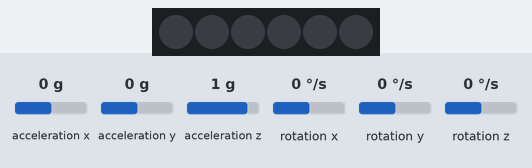
A sketch run on a simulated Arduino Uno, built for the host (arithmetic inside an expression is 32-bit, double 64-bit). Parts: 6 RGB LEDs in strip order, left to right. Wiring (inferred from the names in the program): MPU-6050 motion sensor at I2C address 0x68. Inputs (shaded band) come from the test bench; at power-on: acceleration x 0 g, acceleration y 0 g, acceleration z 1 g, rotation x 0 °/s, rotation y 0 °/s, rotation z 0 °/s. Dim RGB values are drawn brighter than linear.

Above: at 1.3 s.
1.4 s: acceleration x set to -1.4 g
At 1.8 s:
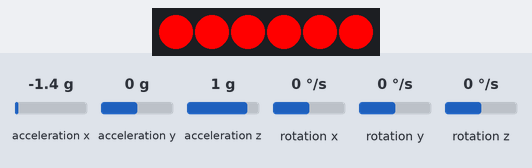
3.0 s: acceleration x set to 0 g
At 3.7 s:
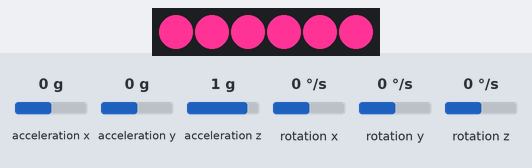
4.6 s: acceleration y set to -1.4 g
At 5.3 s:
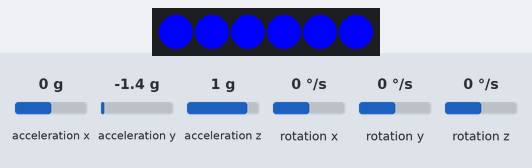
6.2 s: acceleration y set to 0.8 g
At 7.2 s:
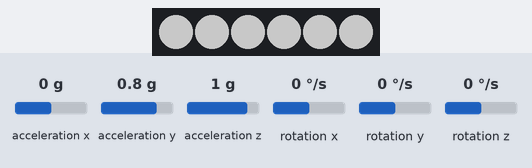
7.8 s: acceleration x set to 0.8 g
At 8.9 s:
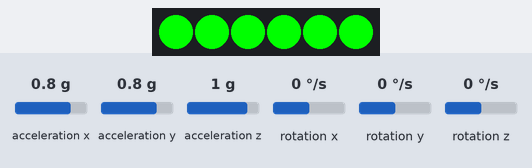
9.4 s: acceleration x set to -0.8 g
At 10.7 s:
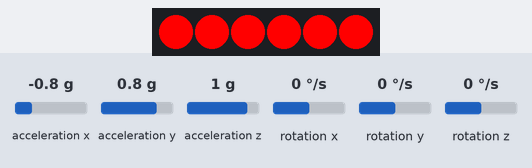
Timing chart, 0 to 12.0 s (numbered marks = the images above; inputs shaded):
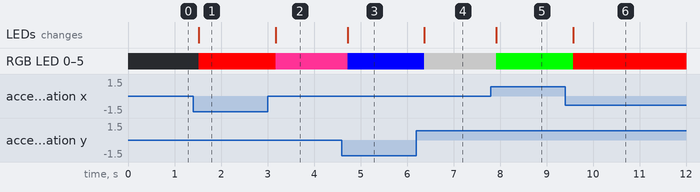

The sketch:

CubeLED_Ver3.ino
```cpp
#include <SoftwareSerial.h>
SoftwareSerial mySerial(10, 11); // RX, TX
#include "Myheader.h"

void control_BT_color();
void control_gyro_color();
void sensing_gyro();

int iGyro_flag = 0;
int iBT_Flag = 0;
int iFlag = 0;


int save_iLedStatus = 0;
const int GYRO = 1;
const int BT = 2;
int sequence = 1;

// Init -----------------------------------------------------------------------------
void setup()
{
    setup_Init();
    sensing_gyro();
    save_iLedStatus = iLedStatus;
}


// Main Function  -----------------------------------------------------------------------------
void loop()                                      // 무한 루프
{
  if(mySerial.available()) { // 블루투스로 입력되는 시리얼 데이터가 있으면
    char ch = mySerial.read(); // ch에 데이터 저장

    if (ch == '#')
      cnt = 0;
    else
      cnt++;

    rgb_data[cnt] = ch; // 블루투스로 넘어온 데이터를 rgb_data에 스트리밍으로 저장

    if (cnt == DATA - 1) { // 블루투스에서 날라온 데이터가 8개가 되면
      Serial.println(); // 시리얼 통신창 개행
      Serial.println(rgb_data); // 입력된 스트리밍 데이터 출력
      number = strtol(&rgb_data[3], NULL, 16); // 스트리밍 데이터를 숫자 데이터로 변경(맨앞 3글자는 필요 없음)

      // 쉬프트 연산과 and 연산을 통해 8bit 씩 데이터를 끊어서 저장
      r = number >> 16 & 0xff;
      g = number >> 8 & 0xff;
      b = number & 0xff;

      // 입력된 데이터를 6개의 LED에 모두 같은색으로 출력
      for (i = 0; i < NUMPIXELS; i++) {
        pixels.setPixelColor(i, pixels.Color(r, g, b));
        pixels.show();
      }
      iGyro_flag = 0;
    }
  }
  else{
    sensing_gyro();                                                   // 자이로값 센싱
    if(save_iLedStatus != iLedStatus){
        save_iLedStatus = iLedStatus;
        iGyro_flag = 1;
    }
  }

  if(iGyro_flag){control_gyro_color();}


}


void sensing_gyro(){
  gyro_Init();
  if ((GyX <= -50) && (GyY >= -10) && (GyZ >= -10))         {
    iLedStatus = 1;
  }
  else if ((GyX >= 50) && (GyY >= -10) && (GyZ >= -10))     {
    iLedStatus = 2;
  }
  else if ((GyX >= -10) && (GyY <= -50) && (GyZ >= -10))    {
    iLedStatus = 3;
  }
  else if ((GyX >= -10) && (GyY >= 50) && (GyZ >= -10))     {
    iLedStatus = 4;
  }
  else if ((GyX >= -10) && (GyY >= -10) && (GyZ <= -50))    {
    iLedStatus = 5;
  }
  else if ((GyX >= -10) && (GyY >= -10) && (GyZ >= 50))     {
    iLedStatus = 6;
  }
  else                                                      {
    iLedStatus = iLedFlag;  // 전 값을 기억하게
  }
}

void control_gyro_color(){

  switch (iLedStatus)
  {
    case 0 :
      rgb_Init();
      break;
    case 1 :
      event_One();
      break;
    case 2 :
      event_Two();
      break;
    case 3 :
      event_Three();
      break;
    case 4 :
      event_Four();
      break;
    case 5 :
      event_Five();
      break;
    case 6 :
      event_Six();
      break;
    default :
      iLedStatus = iLedFlag;
      break;
  }
}
```

Myheader.h
```cpp
#include <Adafruit_NeoPixel.h>
#include<Wire.h>

const int MPU_addr = 0x68;                // I2C address of the MPU-6050
int16_t GyX, GyY, GyZ;
int iLedStatus = 0;
int iLedFlag = 0;

// Defines  -----------------------------------------------------------------------------
#define NUMPIXELS       6
#define PIN             6
#define DATA            9

Adafruit_NeoPixel pixels = Adafruit_NeoPixel(NUMPIXELS, PIN, NEO_GRB + NEO_KHZ800);

//  -----------------------------------------------------------------------------
char rgb_data[DATA]; // 블루투스로 날라온 RGB 데이터 저장
long number; // 스트리밍 데이터를 숫자 데이터로 변경
int r; // 레드
int g; // 그린
int b; // 블루
char cnt = 0; // 문자열 카운트
int i; // LED 카운트

// Functions -----------------------------------------------------------------------------
void setup_Init()
{
    pixels.begin(); // NeoPixel library 초기화
    Serial.begin(115200); // 시리얼 속도 초기화
    mySerial.begin(9600); // 소프트 시리얼 속도 초기화
    rgb_data[DATA] = '\0'; // rgb 문자열 배열 저장 마지막 기호
    Wire.begin();
    Wire.beginTransmission(MPU_addr);
    Wire.write(0x6B);                            // PWR_MGMT_1 register
    Wire.write(0);                                // set to zero (wakes up the MPU-6050)
    Wire.endTransmission(true);
    //Serial.begin(9600);                          // 시리얼 통신 사용, 통신 보레이트 9600bps 설정

}

void gyro_Init()
{
    Wire.beginTransmission(MPU_addr);
    Wire.write(0x3B);                           // starting with register 0x3B (ACCEL_XOUT_H)
    Wire.endTransmission(false);
    Wire.requestFrom(MPU_addr, 14, true); // request a total of 14 registers

    GyX = Wire.read() << 8 | Wire.read(); // 0x43 (GYRO_XOUT_H) & 0x44 (GYRO_XOUT_L)
    GyY = Wire.read() << 8 | Wire.read(); // 0x45 (GYRO_YOUT_H) & 0x46 (GYRO_YOUT_L)
    GyZ = Wire.read() << 8 | Wire.read(); // 0x47 (GYRO_ZOUT_H) & 0x48 (GYRO_ZOUT_L)
    delay(100);

    // %화
    GyX = (GyX / (double)16000) * 100;
    GyY = (GyY / (double)16000) * 100;
    GyZ = (GyZ / (double)16000) * 100;


//  debug 용
//  Serial.print(F("gyro x,y,z : "));
//  Serial.print(" | GyX = "); Serial.print(GyX);   // 자이로 X축 값
//  Serial.print(" | GyY = "); Serial.print(GyY);   // 자이로 Y축 값
//  Serial.print(" | GyZ = "); Serial.println(GyZ);  // 자이로 Z축 값

}

void rgb_Init()
{
    for(i=0; i<NUMPIXELS; i++)
    {
      pixels.setPixelColor(i, pixels.Color(0,0,0)); // LED 색깔 표현 r g b
      pixels.show(); // LED 보여주기
    }
}

void event_One()
{
//    Serial.println("EVENT ONE OCCER");
//    Serial.println("---------------");
    for(i=0; i<NUMPIXELS; i++)
    {
      pixels.setPixelColor(i, pixels.Color(255,0,0)); // LED 색깔 표현 r g b
      pixels.show(); // LED 보여주기
    }
    iLedFlag = 1;
}

void event_Two()
{
//    Serial.println("EVENT TWO OCCER");
//    Serial.println("---------------");
    for(i=0; i<NUMPIXELS; i++)
    {
      pixels.setPixelColor(i, pixels.Color(0,255,0)); // LED 색깔 표현 r g b
      pixels.show(); // LED 보여주기
    }
    iLedFlag = 2;
}

void event_Three()
{
//    Serial.println("EVENT THREE OCCER");
//    Serial.println("---------------");
    for(i=0; i<NUMPIXELS; i++)
    {
      pixels.setPixelColor(i, pixels.Color(0,0,255)); // LED 색깔 표현 r g b
      pixels.show(); // LED 보여주기
    }
    iLedFlag = 3;
}

void event_Four()
{
//    Serial.println("EVENT FOUR OCCER");
//    Serial.println("---------------");
    for(i=0; i<NUMPIXELS; i++)
    {
      pixels.setPixelColor(i, pixels.Color(100,100,100)); // LED 색깔 표현 r g b
      pixels.show(); // LED 보여주기
    }
    iLedFlag = 4;
}

void event_Five()
{
//    Serial.println("EVENT FIVE OCCER");
//    Serial.println("---------------");
    for(i=0; i<NUMPIXELS; i++)
    {
      pixels.setPixelColor(i, pixels.Color(255,100,0)); // LED 색깔 표현 r g b
      pixels.show(); // LED 보여주기
    }
    iLedFlag = 5;
}

void event_Six()
{
//    Serial.println("EVENT SIX OCCER");
//    Serial.println("---------------");
    for(i=0; i<NUMPIXELS; i++)
    {
      pixels.setPixelColor(i, pixels.Color(255,50,150)); // LED 색깔 표현 r g b
      pixels.show(); // LED 보여주기
    }
    iLedFlag = 6;
}

// Functions -----------------------------------------------------------------------------
void setup_Init();
void rgb_Init();
void event_One();
void event_Two();
void event_Three();
void event_Four();
void event_Five();
void event_Six();
void gyro_Init();
```

Measured:
- after the input at 1.4 s, RGB LED 0–5: off → RGB(255, 0, 0) after 0.13 s; the LEDs: change after 0.13 s (image 1)
- after the input at 3.0 s, RGB LED 0–5: RGB(255, 0, 0) → RGB(255, 50, 150) after 0.18 s; the LEDs: change after 0.18 s (image 2)
- after the input at 4.6 s, RGB LED 0–5: RGB(255, 50, 150) → RGB(0, 0, 255) after 0.12 s; the LEDs: change after 0.12 s (image 3)
- after the input at 6.2 s, RGB LED 0–5: RGB(0, 0, 255) → RGB(100, 100, 100) after 0.17 s; the LEDs: change after 0.17 s (image 4)
- after the input at 7.8 s, RGB LED 0–5: RGB(100, 100, 100) → RGB(0, 255, 0) after 0.12 s; the LEDs: change after 0.12 s (image 5)
- after the input at 9.4 s, RGB LED 0–5: RGB(0, 255, 0) → RGB(255, 0, 0) after 0.17 s; the LEDs: change after 0.17 s (image 6)
